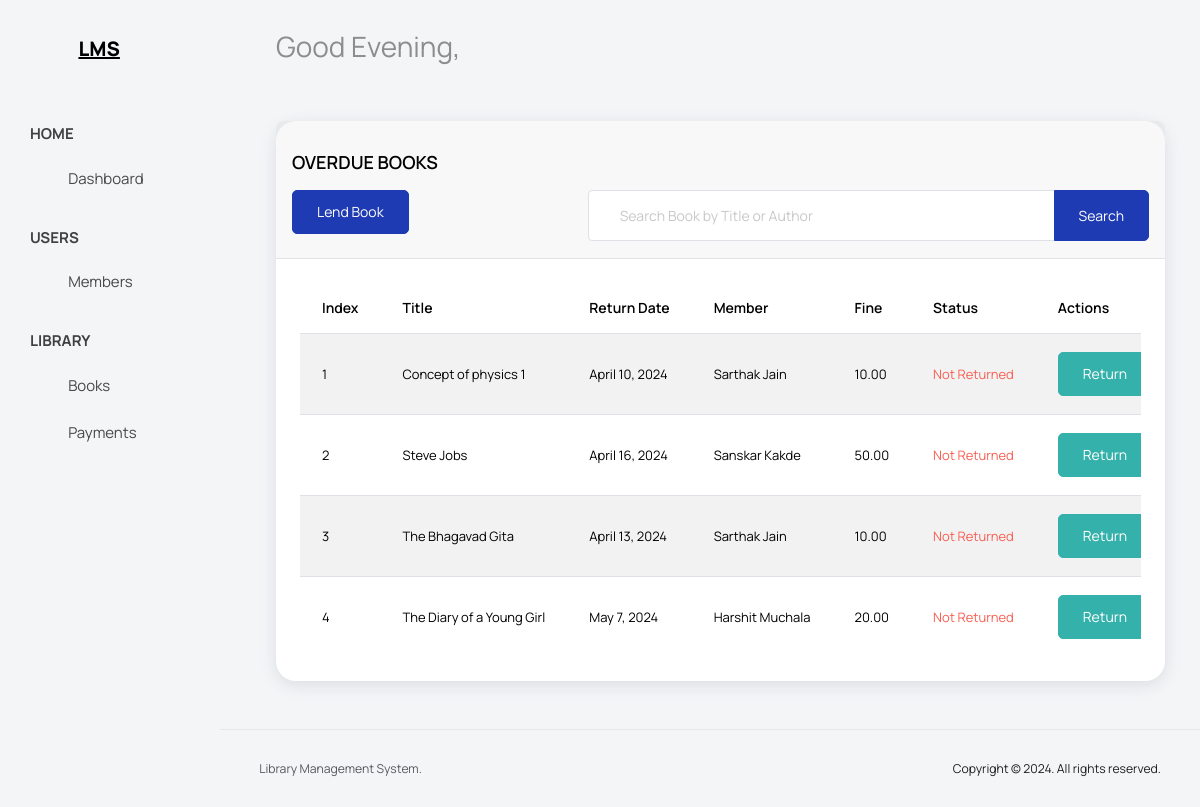
/overdue-books/, run on an earlier commit of the app's database.
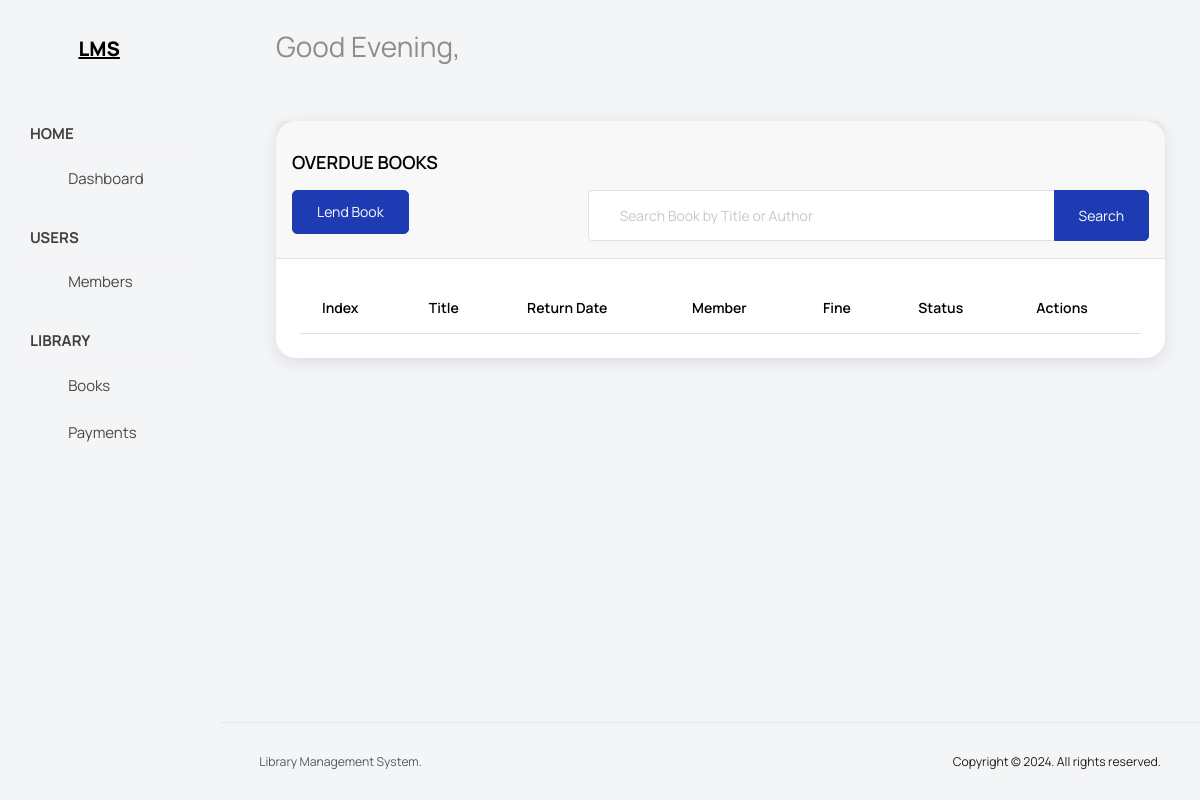
And on a later commit of the database.
### library/models.py (models this page shows, shortened)
class BorrowedBook(AbstractBaseModel):
    member = models.ForeignKey(Member, on_delete=models.CASCADE, related_name="borrowed_books")
    book = models.ForeignKey(Book, on_delete=models.CASCADE, related_name="borrowed_books")
    return_date = models.DateField()
    returned = models.BooleanField(default=False)
    fine = models.DecimalField(max_digits=10, decimal_places=2, default=0.00, validators=[MinValueValidator(0.00)])

class Book(AbstractBaseModel):
    title = models.CharField(max_length=100)
    author = models.CharField(max_length=100)
    book_img = models.ImageField(blank=True, upload_to='book_images/')
    category = models.CharField(max_length=20, choices=CATEGORY_CHOICES)
    quantity = models.PositiveIntegerField(default=0)
    description=models.CharField(default='',max_length=100)
    borrowing_fee = models.DecimalField(
        max_digits=10, decimal_places=2, default=1.00, validators=[MinValueValidator(1.00)]
    )
    status = models.CharField(max_length=20, choices=STATUS_CHOICES, default="available")

class Member(AbstractBaseModel):
    name = models.CharField(max_length=100)
    email = models.EmailField()
    mem_img = models.ImageField(blank=True, upload_to='member_images/')
    contact = models.PositiveIntegerField(default=0)
    address = models.CharField(default='',max_length=100)
    amount_due = models.DecimalField(
        max_digits=10, decimal_places=2, default=0.00, validators=[MinValueValidator(0.00), MaxValueValidator(500.00)]
    )

### library/views.py (the view, shortened to what this page needs)
# urls.py: path("overdue-books/", OverdueBooksView.as_view(), name="overdue-books"),
class OverdueBooksView(View):
    def get(self, request, *args, **kwargs):
        overdue_books = BorrowedBook.objects.filter(
            return_date__lt=timezone.now().date(), returned=False
        ).select_related("member", "book")
        return render(request, "books/overdue-books.html", {"books": overdue_books})

### library/context_processors.py (called while the page is built)
def greeting(request):
    current_time = datetime.now().time()
    if current_time.hour < 12:
        greeting = "Morning"
    elif current_time.hour < 16:
        greeting = "Afternoon"
    else:
        greeting = "Evening"
    return {"greeting": greeting}

### templates/books/overdue-books.html (shortened to what this page needs)
{% extends 'base.html' %}
{% block content %}
<div class="row">
    <div class="col-lg-12 grid-margin stretch-card">
        <div class="card">
            <div class="card-header">
                <div class="col-5">
                  <h5 class="card-title mt-4">OVERDUE BOOKS</h5>
                </div>
                <div class="row">
                    <div class="col-md-4">
                        <div class="mb-3">
                            <a href="{% url 'lend-book' %}" class="btn btn-primary">Lend Book</a>
                        </div>
                    </div>
                    <div class="col-md-8">
                        <form method="POST">
                            <div class="input-group">
                                <input type="text" class="form-control form-control-lg" placeholder="Search Book by Title or Author" name="query">
                                <button class="btn btn-primary" type="submit">Search</button>
                            </div>
                        </form>
                    </div>
                </div>
            </div>
            <div class="card-body">
                <div class="table-responsive">
                <table class="table table-striped">
                    <thead>
                    <tr>
                        <th>Index</th>
                        <th>Title</th>
                        <th>Return Date</th>
                        <th>Member</th>
                        <th>Fine</th>
                        <th>Status</th>
                        <th colspan="3">Actions</th>
                    </tr>
                    </thead>
                    <tbody>
                        {% for book in books %}
                            <tr>
                                <td>{{ forloop.counter }}</td>
                                <td>{{ book.book.title }}</td>
                                <td>{{ book.return_date }}</td>
                                <td>{{ book.member.name }}</td>
                                <td>{{ book.fine }}</td>
                                <td class="{% if book.returned %} text-success {% else %} text-danger {% endif %}">
                                    {% if book.returned %}
                                        Returned
                                    {% else %}
                                        Not Returned
                                    {% endif %}
                                </td>
                                <td>
                                    <a href="{% url 'return-book' book.pk %}" class="btn {% if book.returned %} disabled btn-light {% else %} btn-success{% endif %}">{% if book.returned %}Returned{% else %} Return {% endif %}</a>
                                </td>
                            </tr>
                        {% endfor %}
                    </tbody>
                </table>
                </div>
            </div>
        </div>
    </div>
</div>
{% endblock content %}

### templates/base.html (shortened to what this page needs)
{% load static %}
<!DOCTYPE html>
<html lang="en">
<head>
  <link rel="stylesheet" href="{% static 'assets/vendors/feather/feather.css' %}">
  <link rel="stylesheet" href="{% static 'assets/vendors/mdi/css/materialdesignicons.min.css' %}">
  <link rel="stylesheet" href="{% static 'assets/vendors/ti-icons/css/themify-icons.css' %}">
  <link rel="stylesheet" href="{% static 'assets/vendors/typicons/typicons.css' %}">
  <link rel="stylesheet" href="{% static 'assets/vendors/simple-line-icons/css/simple-line-icons.css' %}">
  <link rel="stylesheet" href="{% static 'assets/vendors/css/vendor.bundle.base.css' %}">
  <link rel="stylesheet" href="{% static 'main.css' %}">
  <link rel="stylesheet" href="{% static 'assets/vendors/datatables.net-bs4/dataTables.bootstrap4.css' %}">
  <link rel="stylesheet" type="text/css" href="{% static 'assets/js/select.dataTables.min.css' %}">
  <link rel="stylesheet" href="{% static 'assets/vendors/select2/select2.min.css' %}">
  <link rel="stylesheet" href="{% static 'assets/vendors/select2-bootstrap-theme/select2-bootstrap.min.css' %}">
  <link rel="stylesheet" href="{% static 'assets/css/vertical-layout-light/style.css' %}">
</head>
<body class="with-welcome-text">
  <div class="container-scroller">
    <nav class="navbar default-layout col-lg-12 col-12 p-0 fixed-top d-flex align-items-top flex-row">
  <div class="text-center navbar-brand-wrapper d-flex align-items-center justify-content-start">
    <div class="me-3">
      <button class="navbar-toggler navbar-toggler align-self-center" type="button" data-bs-toggle="minimize">
        <span class="icon-menu"></span>
      </button>
    </div>
    <div>
      <a class="" href="{% url 'home' %}" style="font-size: 20px; font-weight: 900; color: #000;padding-left: 15px;">
        LMS
      </a>
    </div>
  </div>
  <div class="navbar-menu-wrapper d-flex align-items-top">
    <ul class="navbar-nav">
      <li class="nav-item font-weight-semibold d-none d-lg-block ms-0">
        <h1 class="welcome-text">Good {{ greeting }}, </h1>
      </li>
    </ul>
    <ul class="navbar-nav ms-auto">
      <li class="nav-item dropdown d-none d-lg-block user-dropdown">
        <a class="nav-link" id="UserDropdown" href="#" data-bs-toggle="dropdown" aria-expanded="false">
          <i class="mdi mdi-account-circle" style="font-size: 40px;"></i>
      </li>
    </ul>
  </div>
</nav>
    <div class="container-fluid page-body-wrapper">
      <nav class="sidebar sidebar-offcanvas" id="sidebar">
  <ul class="nav">
    <li class="nav-item nav-category" style="font-size: 15px">Home</li>
    <li class="nav-item">
      <a class="nav-link" href="{% url 'home' %}">
        <i class="mdi mdi-grid-large menu-icon"></i>
        <span class="menu-title" style="font-size: 15px">Dashboard</span>
      </a>
    </li>
    <li class="nav-item nav-category" style="font-size: 15px">Users</li>
    <li class="nav-item">
      <a class="nav-link" data-bs-toggle="collapse" href="#ui-basic" aria-expanded="false" aria-controls="ui-basic">
        <i class="menu-icon mdi mdi-account-multiple"></i>
        <span class="menu-title" style="font-size: 15px">Members</span>
        <i class="menu-arrow"></i>
      </a>
    </li>
    <li class="nav-item nav-category" style="font-size: 15px">Library</li>
    <li class="nav-item">
      <a class="nav-link" data-bs-toggle="collapse" href="#form-elements" aria-expanded="false"
        aria-controls="form-elements">
        <i class="menu-icon mdi mdi-book-multiple"></i>
        <span class="menu-title" style="font-size: 15px">Books</span>
        <i class="menu-arrow"></i>
      </a>
    </li>
    <li class="nav-item">
      <a class="nav-link" data-bs-toggle="collapse" href="#payments" aria-expanded="false"
        aria-controls="payments">
        <i class="menu-icon mdi mdi-credit-card-multiple"></i>
        <span class="menu-title" style="font-size: 15px">Payments</span>
        <i class="menu-arrow"></i>
      </a>
    </li>
  </ul>
</nav>
      <div class="main-panel">
        <div class="content-wrapper">
              {% block content %}
              {% endblock %}
        </div>
        <footer class="footer">
          <div class="d-sm-flex justify-content-center justify-content-sm-between">
            <span class="text-muted text-center text-sm-left d-block d-sm-inline-block">Library Management System.</span>
            <span class="float-none float-sm-end d-block mt-1 mt-sm-0 text-center">Copyright © 2024. All rights reserved.</span>
          </div>
        </footer>
      </div>
    </div>
  </div>
</body>
</html>

What changed in the data, as far as the page shows it:
removed BorrowedBook: book "Concept of physics 1", return_date "April 10, 2024", member.name "Sarthak Jain", fine "10.00", returned "Not Returned"
removed BorrowedBook: book "Steve Jobs", return_date "April 16, 2024", member.name "Sanskar Kakde", fine "50.00", returned "Not Returned"
removed BorrowedBook: book "The Bhagavad Gita", return_date "April 13, 2024", member.name "Sarthak Jain", fine "10.00", returned "Not Returned"
removed BorrowedBook: book "The Diary of a Young Girl", return_date "May 7, 2024", member.name "Harshit Muchala", fine "20.00", returned "Not Returned"
